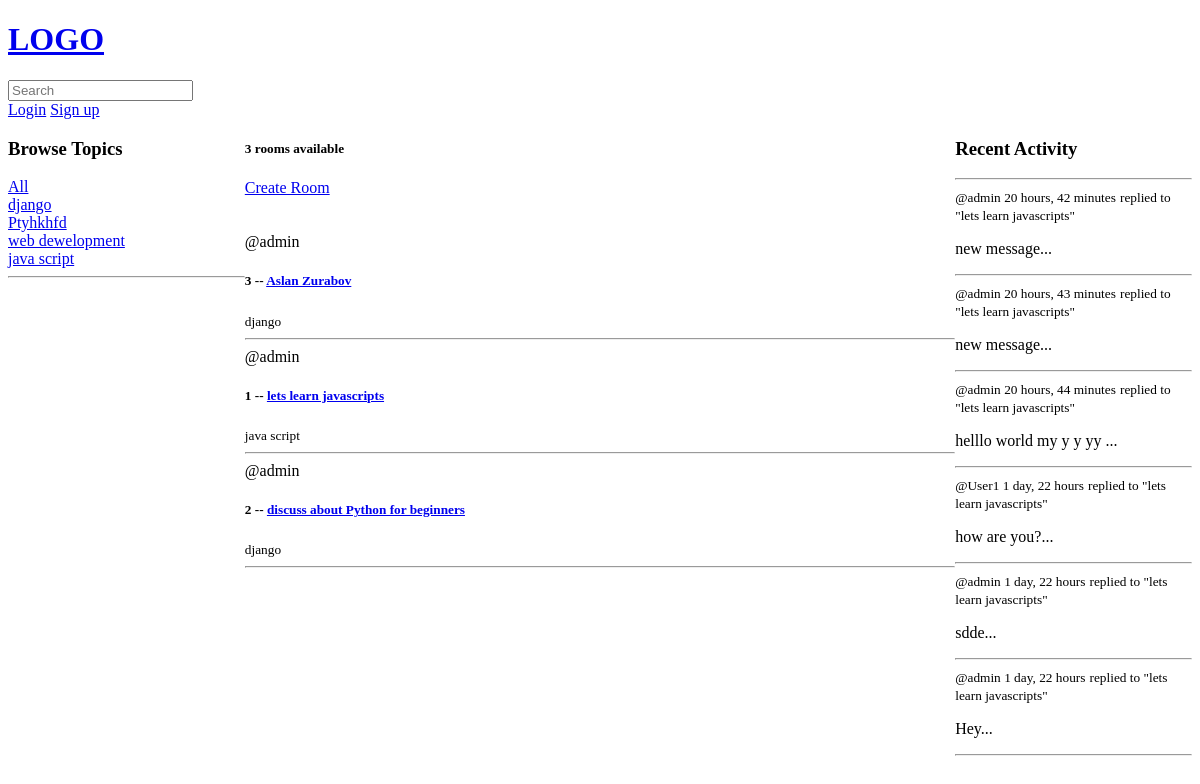
The app's page /, older data.
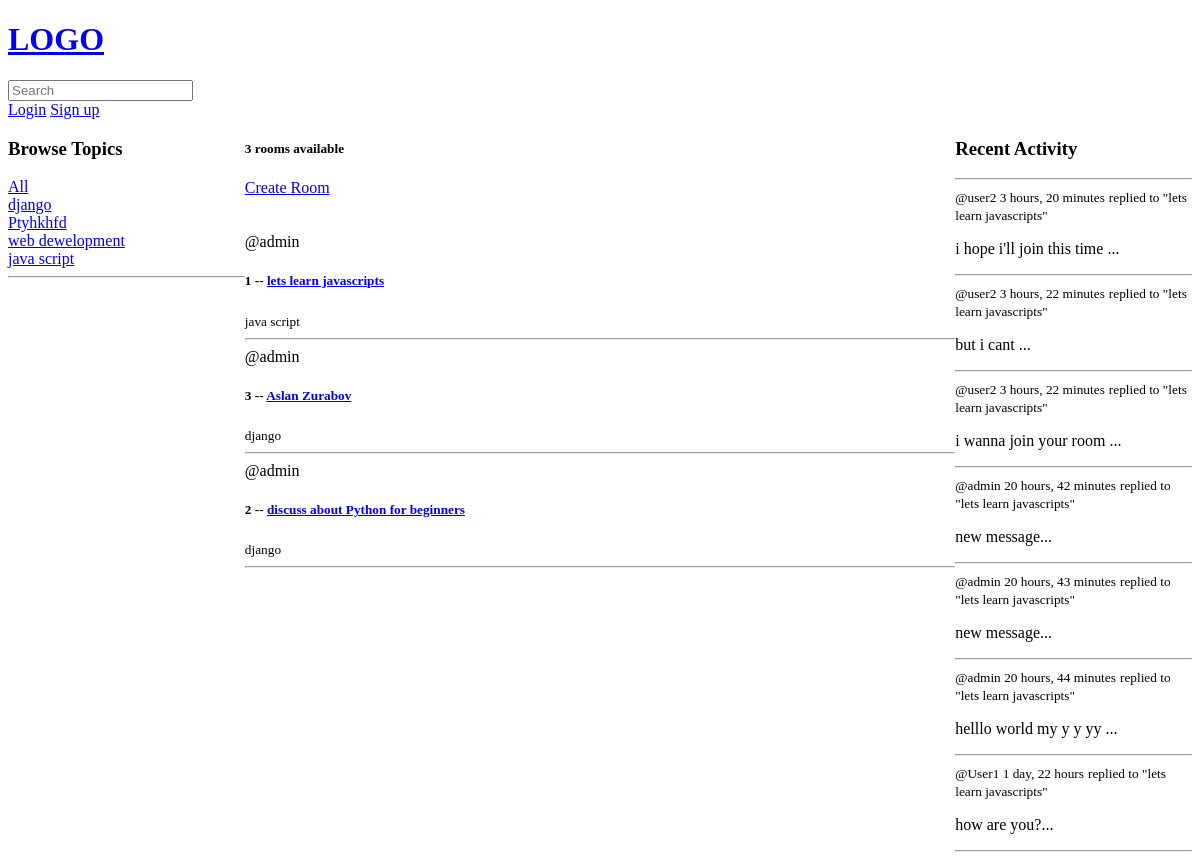
The same page, newer data.
### base/models.py (models this page shows)
class Topic(models.Model):
    name = models.CharField(max_length=200)
    def __str__(self):
        return self.name

class Room(models.Model):
    host =  models.ForeignKey(User,on_delete=models.SET_NULL, null=True)
    topic = models.ForeignKey(Topic,on_delete=models.SET_NULL, null=True,)
    name = models.CharField(max_length=200)
    description = models.TextField(null=True, blank=True)
    participants = models.ManyToManyField(User, related_name='participants', blank=True)
    updated = models.DateTimeField(auto_now=True)
    created = models.DateTimeField(auto_now_add=True)
    class Meta:
        ordering = ['-updated','-created']
    def __str__(self):
        return self.name
    def get_absolute_url(self):
        return reverse('base:room', kwargs={'pk':self.id})

class Message(models.Model):
    user = models.ForeignKey(User,on_delete=models.CASCADE)
    room = models.ForeignKey(Room,on_delete=models.CASCADE)
    body = models.TextField()
    updated = models.DateTimeField(auto_now=True)
    created = models.DateTimeField(auto_now_add=True)
    def __str__(self):
        return self.body[:50] + '...'
    class Meta:
        ordering = ['-updated','-created']

### base/views.py (the view)
# urls.py: path('',home, name='home'),
def home(request):
    q = request.GET.get('q') if request.GET.get('q') != None else ''
    rooms = Room.objects.filter(Q(topic__name__icontains=q)|
                                Q(name__icontains=q)|
                                Q(description__icontains=q))
    topic = Topic.objects.all()[:15]
    room_count = rooms.count()
    room_messages = Message.objects.filter(Q(room__topic__name__icontains=q))[:7]
    context = {'rooms':rooms,
                'topic':topic,
                'room_count':room_count,
                'room_messages':room_messages}
    return render(request,'home.html',context=context)

### base/templates/base/home.html (shortened to what this page needs)
{% extends 'main.html' %}
{% block content%}
<div class='home-container'>
    <div>
        <h3>Browse Topics</h3>
        <a href="{% url 'base:home' %}">All </a><br>
        {% for tpc in topic %}
           <a href="{% url 'base:home' %}?q={{tpc.name}}"> {{tpc}} </a><br>
        {% endfor %}
        <hr>
    </div>
    <div>
        <h5>{{room_count}} rooms available</h5>
        <a href="{% url 'base:create_room' %}"> Create Room</a>
        <br>
        <br>
        <br>
        <div>
            {% for room in rooms %}
            <div>
                <span>@{{room.host.username}}</span>
                <h5>{{room.id}} -- <a href="{{room.get_absolute_url}}">{{ room.name }}</a></h5>
                <small>{{room.topic.name}}</small>
                <hr>
            </div>
            {% endfor %}
        </div>
    </div>
   <div>
    {% include 'activity_component.html' %}
   </div>
</div>
{% endblock %}

### base/templates/base/activity_component.html (shortened to what this page needs)
<h3>Recent Activity</h3>
        <hr>
        {% for message in room_messages %}
            <div>
                <small>@{{message.user}} {{message.created|timesince}}</small>
                <small>replied to "{{message.room}}"</small>
                <p>{{message}}</p>
               <hr>
            </div>
        {% endfor %}

Row changes from the older to the newer data that the page shows:
no longer on this page (row unchanged): Message: user "admin", created "1 day, 22 hours", room "lets learn javascripts", body "sdde..."
no longer on this page (row unchanged): Message: user "admin", created "1 day, 22 hours", room "lets learn javascripts", body "Hey..."
changed Room "lets learn javascripts": moves up the list
added Message: user "user2", created "3 hours, 20 minutes", room "lets learn javascripts", body "i hope i'll join this time ..."
added Message: user "user2", created "3 hours, 22 minutes", room "lets learn javascripts", body "but i cant ..."
added Message: user "user2", created "3 hours, 22 minutes", room "lets learn javascripts", body "i wanna join your room ..."
